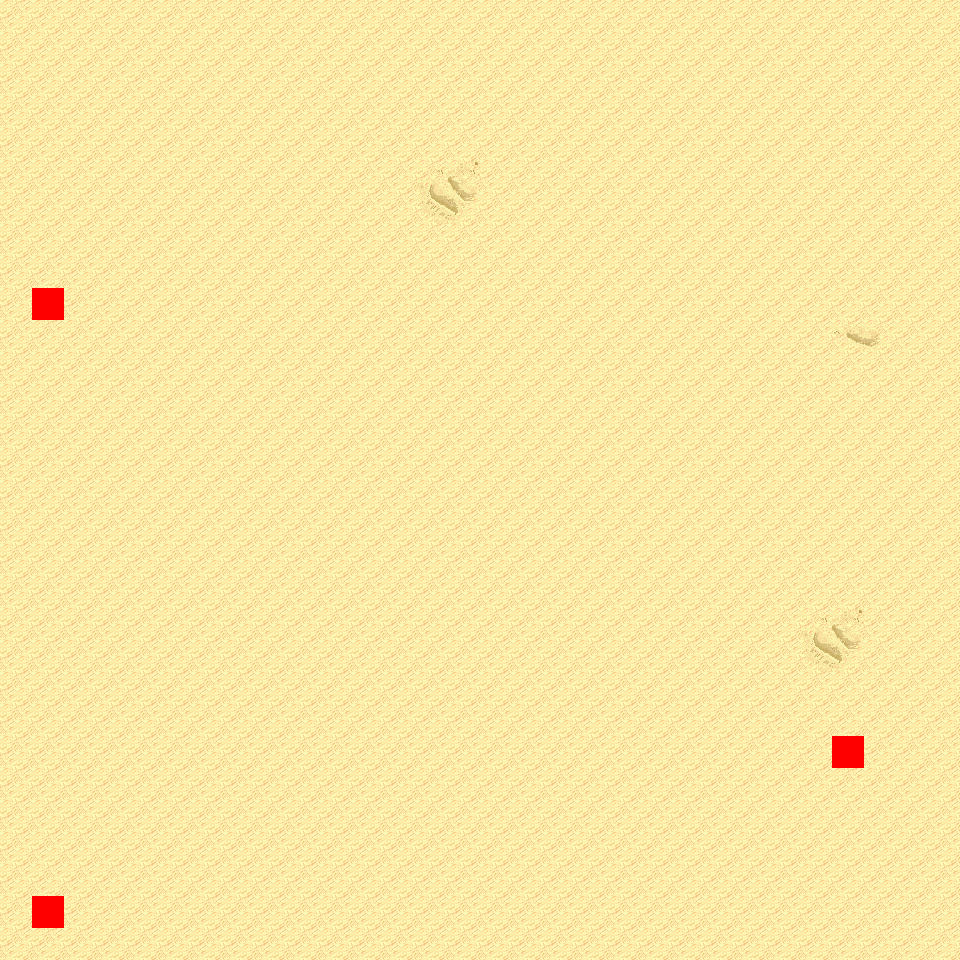

This game map was drawn from its Tiled (.tmx) file and the tilesets committed beside it. A one-line description and the trimmed map source follow:
An orthogonal 30x30 tile map with 32x32 px tiles, 6 tile layers (Ground, Object, Object2, Above, ...), 8 tilesets and 2 objects (2x mapExit).

<map version="1.0" orientation="orthogonal" renderorder="right-down" width="30" height="30" tilewidth="32" tileheight="32" nextobjectid="3">
  <tileset firstgid="1" name="tileset_logic_collision" tilewidth="32" tileheight="32" tilecount="1" columns="1">
    <image source="../drawable/tileset_logic_collision.png" width="32" height="32" />
  </tileset>
  <tileset firstgid="2" name="tileset_ground_ground" tilewidth="32" tileheight="32" tilecount="33" columns="3">
    <image source="../drawable/tileset_ground_ground.png" width="96" height="352" />
  </tileset>
  <tileset firstgid="35" name="tileset_ground_ridge_earth_pale" tilewidth="32" tileheight="32" tilecount="96" columns="12">
    <image source="../drawable/tileset_ground_ridge_earth_pale.png" width="384" height="256" />
  </tileset>
  <tileset firstgid="131" name="tileset_ground_ridge_earth_dark" tilewidth="32" tileheight="32" tilecount="96" columns="12">
    <image source="../drawable/tileset_ground_ridge_earth_dark.png" width="384" height="256" />
  </tileset>
  <tileset firstgid="227" name="tileset_terrain_desert" tilewidth="32" tileheight="32" tilecount="88" columns="8">
    <image source="../drawable/tileset_terrain_desert.png" width="256" height="352" />
  </tileset>
  <tileset firstgid="315" name="tileset_plant_tree_tree_darkgreen" tilewidth="32" tileheight="32" tilecount="88" columns="8">
    <image source="../drawable/tileset_plant_tree_tree_darkgreen.png" width="256" height="352" />
  </tileset>
  <tileset firstgid="403" name="tileset_plant_cactus_2" tilewidth="32" tileheight="32" tilecount="10" columns="5">
    <image source="../drawable/tileset_plant_cactus_2.png" width="160" height="64" />
  </tileset>
  <tileset firstgid="413" name="tileset_ground_sand_2" tilewidth="32" tileheight="32" tilecount="15" columns="5">
    <image source="../drawable/tileset_ground_sand_2.png" width="160" height="96" />
  </tileset>
  <layer name="Ground" width="30" height="30">
    <data>[900 cells, 900 non-empty, 8 distinct tile ids]</data>
  </layer>
  <layer name="Object" width="30" height="30">
    <data>[900 cells, 2 non-empty, 1 distinct tile ids]</data>
  </layer>
  <layer name="Object2" width="30" height="30">
    <data>[900 cells, 0 non-empty, 0 distinct tile ids]</data>
  </layer>
  <layer name="Above" width="30" height="30">
    <data>[900 cells, 0 non-empty, 0 distinct tile ids]</data>
  </layer>
  <layer name="Above2" width="30" height="30">
    <data>[900 cells, 0 non-empty, 0 distinct tile ids]</data>
  </layer>
  <layer name="Walkable" width="30" height="30">
    <data>[900 cells, 3 non-empty, 1 distinct tile ids]</data>
  </layer>
  <objectgroup name="MapEvents">
    <object id="1" name="south" type="mapExit" x="0" y="928" width="960" height="32">
      <properties>
        <property name="map" value="level_0_x21_y146" />
        <property name="x" value="0" />
        <property name="y" value="1" />
      </properties>
    </object>
    <object id="2" name="west" type="mapExit" x="0" y="0" width="32" height="960">
      <properties>
        <property name="map" value="level_0_x20_y145" />
        <property name="x" value="28" />
        <property name="y" value="0" />
      </properties>
    </object>
  </objectgroup>
</map>
